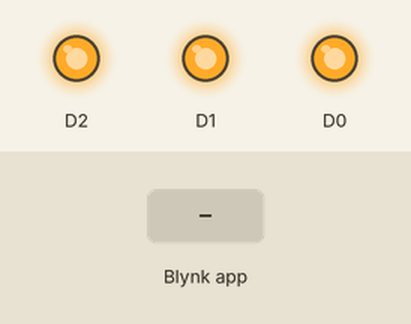
Bench run of a sketch on a simulated ESP8266 (NodeMCU). Shown: output pins drawn as LEDs (lit = HIGH). The test bench sets the inputs (shaded band). WiFi joins after 1.5 s; servers stay silent unless stated.

Above: at 3.0 s.
3.1 s: Blynk app writes 1 to V0
At 4.3 s:
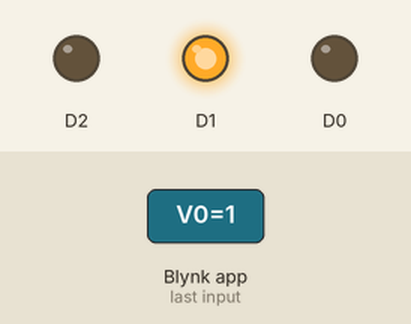
4.6 s: Blynk app writes 0 to V0
At 5.5 s:
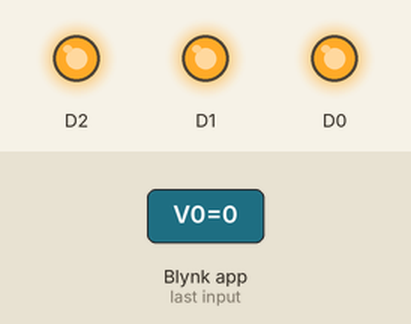
6.1 s: Blynk app writes 1 to V1
At 6.6 s:
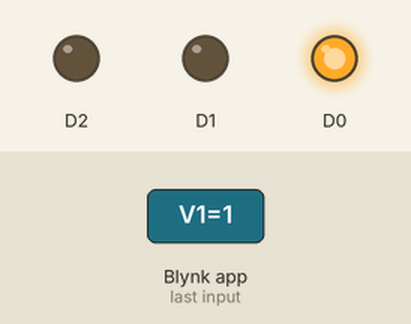
7.6 s: Blynk app writes 0 to V1
At 8.8 s:
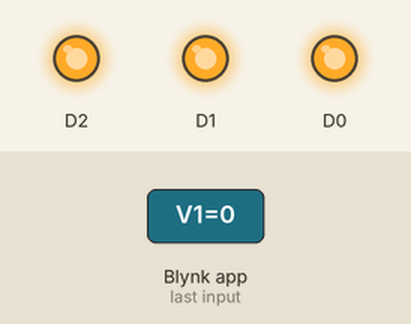
9.1 s: Blynk app writes 1 to V2
At 10.1 s:
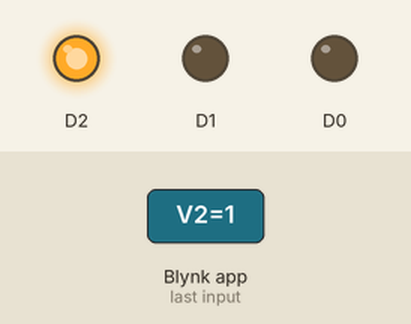
Timing chart, 0 to 11.6 s (numbered marks = the images above; inputs shaded):
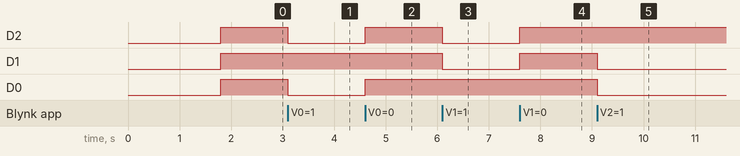

Measured:
- after the input at 3.1 s, D2, D0: HIGH → LOW at once
- after the input at 4.6 s, D2, D0: LOW → HIGH at once
- after the input at 6.1 s, D2, D1: HIGH → LOW at once
- after the input at 7.6 s, D2, D1: LOW → HIGH at once
- after the input at 9.1 s, D1, D0: HIGH → LOW at once

The sketch:

RobotTranhVatCan_Line_blynk.ino
```cpp
#define BLYNK_TEMPLATE_ID "TMPL6wRXcy3lL"
#define BLYNK_TEMPLATE_NAME "Robot"
#define BLYNK_AUTH_TOKEN    "eE3OAHc9LYXzVawOYR_VUG15XryBrWjM"
#define BLYNK_PRINT Serial
#include <ESP8266WiFi.h>
#include <BlynkSimpleEsp8266.h>
char ssid[] = "iot";
char pass[] = "abcd1234";
int Tien, Trai, Phai, Lui;
BLYNK_WRITE(V0)
{
  Tien = param.asInt();
}
BLYNK_WRITE(V1)
{
  Trai = param.asInt();
}
BLYNK_WRITE(V2)
{
  Phai = param.asInt();
}
BLYNK_WRITE(V3)
{
  Lui = param.asInt();
}

void setup()
{
  pinMode(D0,OUTPUT);
  pinMode(D1,OUTPUT);
  pinMode(D2,OUTPUT);
  Serial.begin(115200);
  Blynk.begin(BLYNK_AUTH_TOKEN, ssid, pass);
}
void loop()
{
  Blynk.run();
  if(Tien==1){
    digitalWrite(D0,0);
    digitalWrite(D1,1);
    digitalWrite(D2,0);
  }
  else if(Trai==1){
    digitalWrite(D0,1);
    digitalWrite(D1,0);
    digitalWrite(D2,0);
  }
  else if(Phai==1){
    digitalWrite(D0,0);
    digitalWrite(D1,0);
    digitalWrite(D2,1);
  }
  else if(Lui==1){
    digitalWrite(D0,0);
    digitalWrite(D1,0);
    digitalWrite(D2,0);
  } else {
    digitalWrite(D0,1);
    digitalWrite(D1,1);
    digitalWrite(D2,1);
  }
}
```
